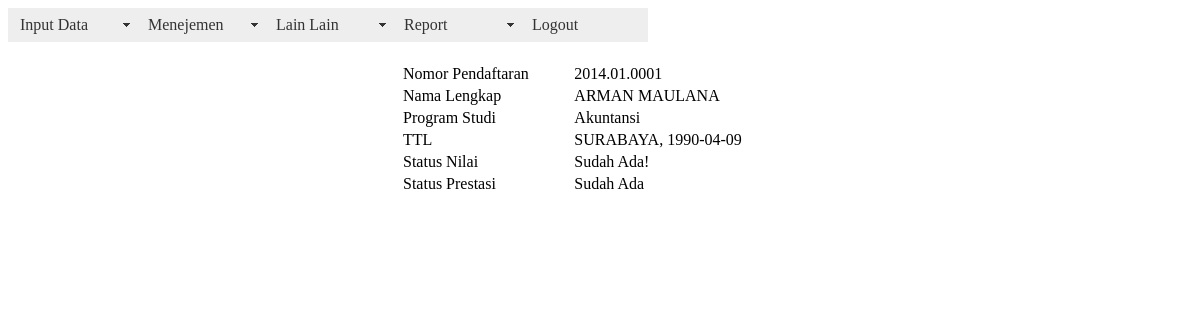
Screenshot of /panel/input_prestasi.php?id_ppdb=7 (signed in) with the database file from the repository.
### tables this page shows
CREATE TABLE IF NOT EXISTS `ppdb_biodata` (
  `id_ppdb` bigint(20) NOT NULL AUTO_INCREMENT,
  `nomor_pendaftaran` varchar(100) NOT NULL,
  `nama_lengkap` varchar(255) NOT NULL,
  `jenis_kelamin` varchar(2) NOT NULL,
  `id_agama` int(2) NOT NULL,
  `tempat_lahir` varchar(255) NOT NULL,
  `tanggal_lahir` date NOT NULL,
  `umur` int(3) NOT NULL,
  `alamat_rumah` varchar(500) NOT NULL,
  `rt_rw` varchar(10) NOT NULL,
  `kecamatan` varchar(100) NOT NULL,
  `kabupaten` varchar(100) NOT NULL,
  `kode_pos` int(10) NOT NULL,
  `no_hp_calon_siswa` varchar(20) NOT NULL,
  `tinggi_badan` int(4) NOT NULL,
  `berat_badan` int(4) NOT NULL,
  `golongan_darah` varchar(3) NOT NULL,
  `nama_ayah_kandung` varchar(100) NOT NULL,
  `id_pekerjaan_ayah` int(10) NOT NULL,
  `nama_ibu_kandung` varchar(100) NOT NULL,
  `id_pekerjaan_ibu` int(10) NOT NULL,
  `no_hp_orang_tua` varchar(20) NOT NULL,
  `asal_sekolah` varchar(255) NOT NULL,
  `tahun_lulus` year(4) NOT NULL,
  `piagam_prestasi` tinyint(1) NOT NULL DEFAULT '0',
  `fc_raport` tinyint(1) NOT NULL DEFAULT '0',
  `ijasah` tinyint(1) NOT NULL DEFAULT '0',
  `skhun` tinyint(1) NOT NULL DEFAULT '0',
  `id_program_studi` int(10) NOT NULL,
  `tempat_daftar` varchar(100) NOT NULL,
  `tanggal_daftar` date NOT NULL,
  `mengetahui` varchar(255) NOT NULL,
  `jalur` varchar(25) NOT NULL,
  `status_hapus` int(2) NOT NULL DEFAULT '0',
  `status_sah` int(2) NOT NULL DEFAULT '0',
  `status_terima` int(2) NOT NULL DEFAULT '0',
  `foto` varchar(200) NOT NULL DEFAULT 'default.jpg',
  `id_petugas` int(10) NOT NULL,
  PRIMARY KEY (`id_ppdb`)
);

CREATE TABLE IF NOT EXISTS `ext_program_studi` (
  `id_program_studi` int(10) NOT NULL AUTO_INCREMENT,
  `no_studi` int(3) NOT NULL,
  `nama_studi` varchar(100) NOT NULL,
  `alias_studi` varchar(10) NOT NULL,
  `jumlah_kelas` int(3) NOT NULL,
  `jumlah_siswa` int(100) NOT NULL,
  `status` int(2) NOT NULL DEFAULT '1',
  PRIMARY KEY (`id_program_studi`)
);

### panel/input_prestasi.php (the view, shortened to what this page needs)
<?php require_once('../Connections/connect.php'); ?>
<?php require_once('../inc/header.php'); ?>
<?php
if (!function_exists("GetSQLValueString")) {
function GetSQLValueString($theValue, $theType, $theDefinedValue = "", $theNotDefinedValue = "")
{
  $theValue = function_exists("mysql_real_escape_string") ? mysql_real_escape_string($theValue) : mysql_escape_string($theValue);
  switch ($theType) {
    case "long":
    case "int":
      $theValue = ($theValue != "") ? intval($theValue) : "NULL";
      break;
  }
  return $theValue;
}
}
$ambil_idppdb_ppdb_biodata = "-1";
if (isset($_GET['id_ppdb'])) {
  $ambil_idppdb_ppdb_biodata = $_GET['id_ppdb'];
}
$query_ppdb_biodata = sprintf("SELECT ppdb_biodata.id_ppdb, ppdb_biodata.nama_lengkap, ppdb_biodata.nomor_pendaftaran, ppdb_biodata.id_program_studi, ext_program_studi.nama_studi, ppdb_biodata.tempat_lahir, ppdb_biodata.tanggal_lahir FROM ppdb_biodata, ext_program_studi WHERE ext_program_studi.id_program_studi = ppdb_biodata.id_program_studi AND id_ppdb = %s", GetSQLValueString($ambil_idppdb_ppdb_biodata, "int"));
$ppdb_biodata = mysql_query($query_ppdb_biodata, $connect) or die(mysql_error());
$row_ppdb_biodata = mysql_fetch_assoc($ppdb_biodata);
$ambil_idppdb_ppdb_nilai = "-1";
if (isset($_GET['id_ppdb'])) {
  $ambil_idppdb_ppdb_nilai = $_GET['id_ppdb'];
}
$query_ppdb_nilai = sprintf("SELECT * FROM `ppdb_nilai` WHERE `id_ppdb` = %s", GetSQLValueString($ambil_idppdb_ppdb_nilai, "int"));
$ppdb_nilai = mysql_query($query_ppdb_nilai, $connect) or die(mysql_error());
$totalRows_ppdb_nilai = mysql_num_rows($ppdb_nilai);
$ambil_idppdb_ppdb_prestasi = "-1";
if (isset($_GET['id_ppdb'])) {
  $ambil_idppdb_ppdb_prestasi = $_GET['id_ppdb'];
}
$query_ppdb_prestasi = sprintf("SELECT * FROM `ppdb_prestasi` WHERE `id_ppdb` = %s", GetSQLValueString($ambil_idppdb_ppdb_prestasi, "int"));
$ppdb_prestasi = mysql_query($query_ppdb_prestasi, $connect) or die(mysql_error());
$totalRows_ppdb_prestasi = mysql_num_rows($ppdb_prestasi);
?>
<!DOCTYPE html PUBLIC "-//W3C//DTD XHTML 1.0 Transitional//EN" "http://www.w3.org/TR/xhtml1/DTD/xhtml1-transitional.dtd">
<html xmlns="http://www.w3.org/1999/xhtml">
<head>
</head>
<body>
<table width="400" border="0" align="center">
  <tr>
    <td>Nomor Pendaftaran</td>
    <td><?php echo $row_ppdb_biodata['nomor_pendaftaran']; ?></td>
  </tr>
  <tr>
    <td>Nama Lengkap</td>
    <td><?php echo $row_ppdb_biodata['nama_lengkap']; ?></td>
  </tr>
  <tr>
    <td>Program Studi</td>
    <td><?php echo $row_ppdb_biodata['nama_studi']; ?></td>
  </tr>
  <tr>
    <td>TTL</td>
    <td><?php echo $row_ppdb_biodata['tempat_lahir']; ?>, <?php echo $row_ppdb_biodata['tanggal_lahir']; ?></td>
  </tr>
  <tr>
    <td>Status Nilai</td>
    <td><?php if ($totalRows_ppdb_nilai > 0) {  ?>
        Sudah Ada!
    <?php }  ?></td>
  </tr>
  <tr>
    <td>Status Prestasi</td>
    <td><?php if ($totalRows_ppdb_prestasi == 0) {  ?>
        Belum Ada
  <?php }  ?>
      <?php if ($totalRows_ppdb_prestasi > 0) {  ?>
        Sudah Ada
  <?php }  ?></td>
  </tr>
</table>
<p>&nbsp;</p>
<p>&nbsp;</p>
</body>
</html>

### rows the page displays
ppdb_biodata: nomor_pendaftaran "2014.01.0001", nama_lengkap "ARMAN MAULANA", id_program_studi.nama_studi "Akuntansi", tempat_lahir "SURABAYA", tanggal_lahir "1990-04-09"
